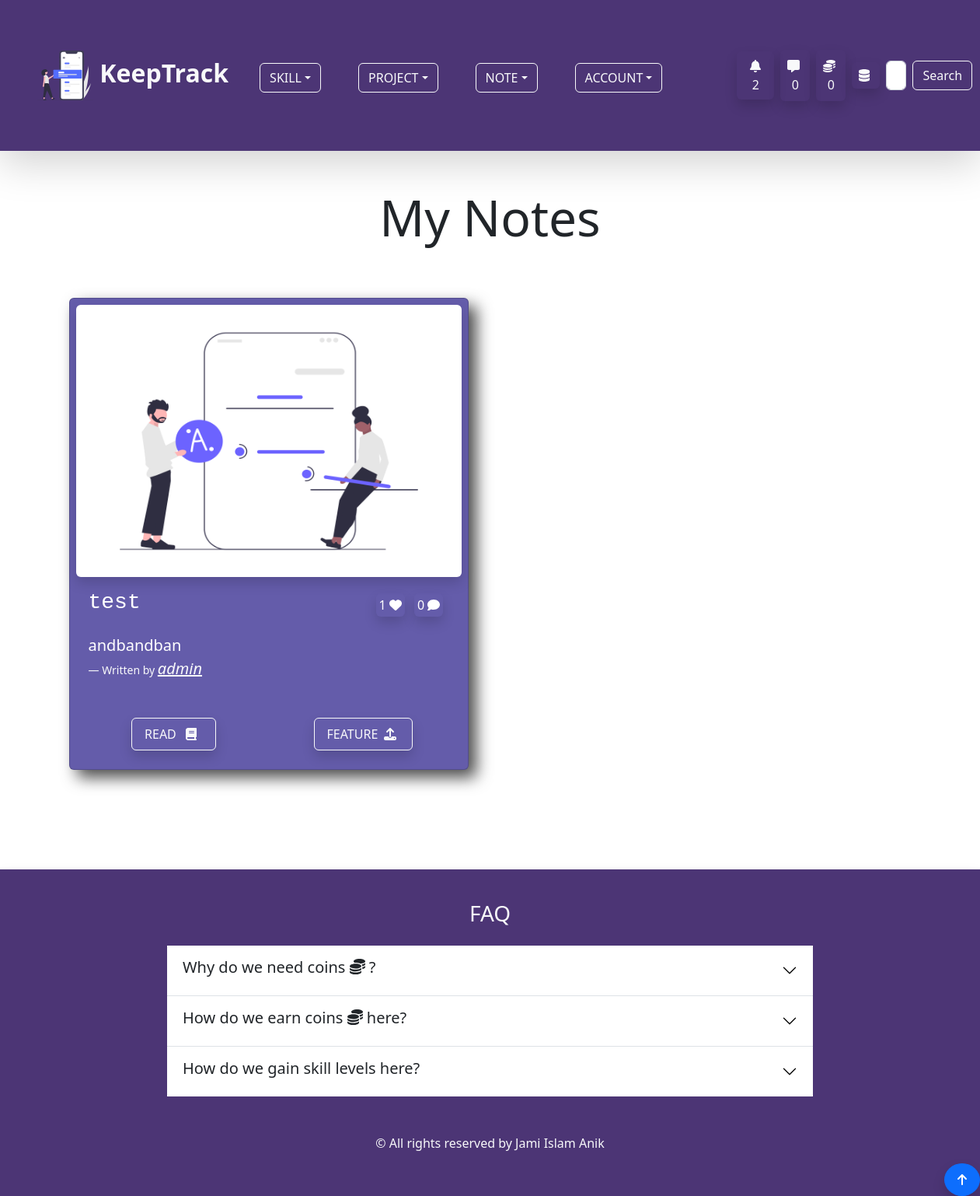
The page /note/ (signed in) on the database as committed earlier.
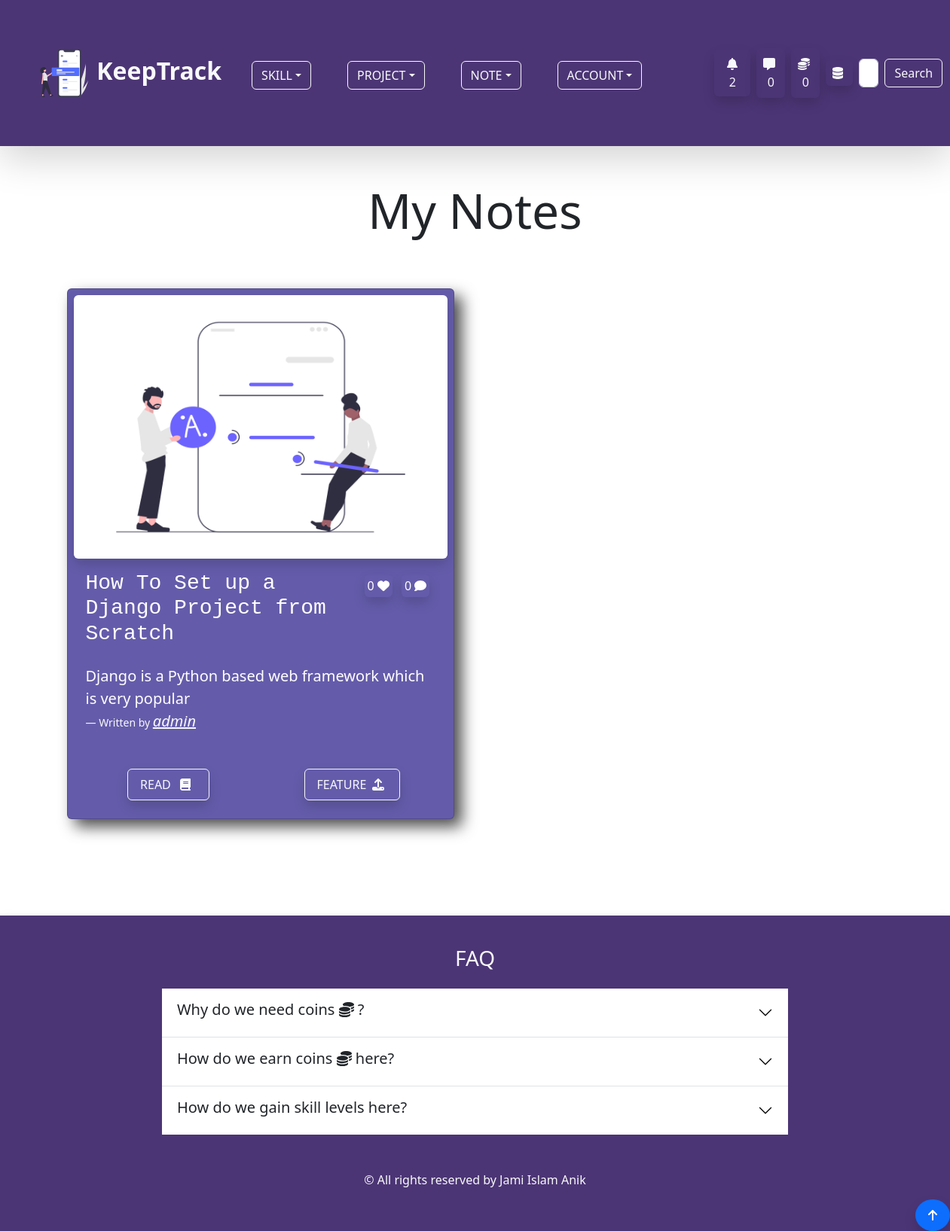
The same page on the database as committed later.
### account/models.py (models this page shows, shortened)
class Profile(models.Model):
    user = models.OneToOneField(User,on_delete=models.CASCADE,null=True,blank=True)
    profile_image = models.ImageField(null=True,blank=True,upload_to='keeptrack/images/',default = 'keeptrack/default_images/default_profile_i2ejjp.png')
    username = models.CharField(max_length=255)
    first_name = models.CharField(max_length=255,null=True,blank=True)
    last_name = models.CharField(max_length=255,null=True,blank=True)
    bio = models.TextField(max_length=1000,blank=True,null=True)
    email = models.EmailField(max_length=255,blank=True,null=True)
    portfolio_site = models.URLField(max_length=500,blank=True,null=True)
    facebook = models.URLField(max_length=2000,blank=True,null=True)
    linkedin = models.URLField(max_length=2000,blank=True,null=True)
    youtube = models.URLField(max_length=2000,blank=True,null=True)
    coin = models.IntegerField(default=100,null=True,blank=True)
    def __str__(self):
        return self.username

class Inbox(models.Model):
    owner = models.OneToOneField(Profile, on_delete=models.CASCADE)
    created_at = models.DateTimeField(auto_now_add=True)

### note/models.py (models this page shows)
class Note(models.Model):
    comment = GenericRelation(Comment)
    like = GenericRelation(Like)
    content_type = models.ForeignKey(ContentType, null=True, on_delete=models.SET_NULL)
    object_id = models.IntegerField()
    content_object = GenericForeignKey()
    owner = models.ForeignKey(Profile,on_delete=models.CASCADE)
    note_image = models.ImageField(null=True, blank =True, upload_to='keeptrack/images/')
    title = models.CharField(max_length=255)
    body = models.TextField()
    created_at = models.DateTimeField(auto_now_add=True)
    class Meta:
        ordering = ['-created_at']
    @property
    def slug_title(self):
        return slugify(self.title)

### note/views.py (the view, shortened to what this page needs)
# urls.py: path('',views.note_page,name="note-page"),
@login_required(login_url='login-page')
def note_page(request):
    owner = request.user.profile
    queryset = owner.note_set.all()
    context = {
        'queryset' : list(queryset),
    }
    return render(request,'note/note_page.html',context)

### note/templates/note/note_page.html (shortened to what this page needs)
{% extends 'base.html' %} {% load static %} {% block content %}
<div class="container">
  <h3 class="mb-5 display-3 text-center">My Notes</h3>
  {% if queryset %}
  <div class="row">
    {% for note in queryset %}
    <div class="col col-12 col-md-6">
      <div class="card p-2 mx-3 my-3" id="project-page-card">
        {% if note.note_image %}
        <img
          src="{{ note.note_image.url }}"
          class="img-fluid w-100 shadow rounded"
          id="note-image-h"
          alt="Note Image"
        />
        {% else %}
        <img
          src="{% static 'images/default_note.png' %}"
          class="img-fluid w-100 shadow rounded"
          id="note-image-h"
          alt="Note Image"
        />
        {% endif %}
        <div class="card-body text-white">
          <div class="row">
            <h3 class="col col-12 col-md-9 card-title font-monospace">{{ note.title }}</h3>
            <div class="col col-12 col-md-3 pb-2 pt-0 pt-md-2">
              <span class="p-1 mx-1 rounded shadow">{{ note.like.count }} <i class="fas fa-heart"></i></span>
              <span class="p-1 mx-1 rounded shadow">{{ note.comment.count }} <i class="fas fa-comment"></i></span>
            </div>
          </div>
          <figure class="py-1 py-md-3">
            <blockquote class="blockquote">
              <p class="lead">{{ note.body|slice:"60" }}
            </blockquote>
            <figcaption class="blockquote-footer text-light">Written by
              <a href="{% url 'account-page' note.owner.username %}" class="fs-5 text-light"><cite title="Source Title">{{ note.owner }}</cite></a>
            </figcaption>
          </figure>
          <div class="row">
          <div class="text-center col col-6">
            <a
              href="{% url 'single-note-page' note.id note.slug_title %}"
              class="btn btn-outline-light py-2 px-3 shadow"
              >READ
              <span><i class="fas fa-book px-2"></i></span>
            </a>
          </div>
          <div class="col col-6">
            <form action="" method="POST">
              <div class="text-center"><button type="submit" name="note-id" value="{{ note.id }}" class="btn btn-outline-light py-2 px-3 shadow" title="Featuring this note will cost you 50 coins.">FEATURE <span><i class="fas fa-upload px-1"></i></span> </button></div>
            </form>
          </div>
        </div>
        </div>
      </div>
    </div>
    {% endfor %}
  </div>
  {% else %}
  <p class="lead text-center">You do not have any note yet. Please add notes to your projects and skills to keep track of your progress.</p>
  {% endif %}
</div>
{% endblock %}

### templates/base.html (shortened to what this page needs)
{% load static %}
<!DOCTYPE html>
<html lang="en">
<head>
    <link rel="stylesheet" href="{% static 'css/all.css' %}">
    <link rel="stylesheet" href="{% static 'css/app.css' %}">
    <link rel="stylesheet" href="{% static 'css/bootstrap.min.css' %}">
</head>
<body class="position-relative">
    <a href="#top" class="btn btn-primary shadow py-2 px-3 position-fixed bottom-0 end-0 rounded-circle" style="z-index: 100;"><i class="fas fa-arrow-up"></i></a>
    {% include 'navbar.html' %}
    {% block content %}
    {% endblock %}
    <footer class=" py-4 shadow" id="custom-bg" style="margin-top: 7rem;">
        <div class="container p-3">
            <h3 class="mb-4 text-center text-light">FAQ</h3>
          <div class="accordion accordion-flush w-75 mx-auto" id="accordionFlushExample">
            <div class="accordion-item">
              <h2 class="accordion-header" id="flush-headingOne">
                <button class="accordion-button collapsed" type="button" data-bs-toggle="collapse" data-bs-target="#flush-collapseOne" aria-expanded="false" aria-controls="flush-collapseOne">
                  <h5>Why do we need coins <i class="fas fa-coins"></i> ?</h5>
                </button>
              </h2>
            </div>
            <div class="accordion-item">
              <h2 class="accordion-header" id="flush-headingTwo">
                <button class="accordion-button collapsed" type="button" data-bs-toggle="collapse" data-bs-target="#flush-collapseTwo" aria-expanded="false" aria-controls="flush-collapseTwo">
                  <h5>How do we earn coins <i class="fas fa-coins"></i> here?</h5>
                </button>
              </h2>
            </div>
            <div class="accordion-item">
              <h2 class="accordion-header" id="flush-headingThree">
                <button class="accordion-button collapsed" type="button" data-bs-toggle="collapse" data-bs-target="#flush-collapseThree" aria-expanded="false" aria-controls="flush-collapseThree">
                  <h5>How do we gain skill levels here?</h5>
                </button>
              </h2>
            </div>
          </div>
          <p class="text-center text-light mt-5 mb-3">© All rights reserved by Jami Islam Anik</p>
        </div>
      </footer>
</body>
</html>

### templates/navbar.html (shortened to what this page needs)
{% load static %}
<nav class="navbar navbar-expand-lg navbar-light mb-5 shadow-lg" id="custom-bg">
  <div class="container-fluid p-3 p-md-5">
    <a class="navbar-brand fs-2 text-light fw-bold" href="{% url 'home-page' %}">
      <img src="{% static 'svg/navicon.svg' %}" alt="icon" class=" bg-transparent"
        width="72" height="72">
      KeepTrack
    </a>
    <div class="collapse navbar-collapse" id="navbarSupportedContent">
      <ul class="navbar-nav me-auto mb-2 mb-lg-0 px-4 fs-3">
        {% if user.is_authenticated %}
        <li class="nav-item dropdown me-5 mb-3 mb-md-0">
          <button class="btn btn-outline-light dropdown-toggle text-uppercase" id="navbarWithDropdown"
            data-bs-toggle="dropdown" role="button" aria-expanded="false">Skill</button>
        </li>
        <li class="nav-item dropdown me-5 mb-3 mb-md-0">
          <button class="btn btn-outline-light dropdown-toggle text-uppercase" id="navbarWithDropdown"
            data-bs-toggle="dropdown" role="button" aria-expanded="false">Project</button>
        </li>
        <li class="nav-item dropdown me-5 mb-3 mb-md-0">
          <button class="btn btn-outline-light dropdown-toggle text-uppercase" id="navbarWithDropdown"
            data-bs-toggle="dropdown" role="button" aria-expanded="false">Note</button>
        </li>
        {% endif %}
        <li class="nav-item dropdown me-5 mb-3 mb-md-0">
          <button class="btn btn-outline-light dropdown-toggle text-uppercase" id="navbarWithDropdown"
            data-bs-toggle="dropdown" role="button" aria-expanded="false">Account</button>
        </li>
      </ul>
      {% if user.is_authenticated %}
      <button class="btn ms-4 me-2 shadow text-light" data-bs-toggle="modal"
                    data-bs-target="#notificationModal"><span class="ps-1"><i class="fas fa-bell fa-bounce pe-1"></i>
                      {{ user.profile.notification_set.count }}
                    </span>
                </button>
      <a href="{% url 'inbox-page' %}" class="btn text-light p-2 me-2 shadow rounded my-2"><i class="fas fa-message fa-bounce pe-1"></i>{{ user.profile.inbox.message_set.count }} </a>
      <a href="{% url 'note-page' %}" class="btn text-light p-2 me-2 shadow rounded my-2"><i class="fas fa-coins fa-bounce pe-1"></i>{{ user.profile.coin }} </a>
      {% if user.is_superuser %}
      <a href="{% url 'dashboard' %}" class="btn text-light p-1 px-2 me-2 shadow rounded my-2"><i class="fas fa-database fa-bounce pe-1"></i></a>
      {% endif %}
      {% endif %}
      <form class="d-flex my-2" method="POST" action="{% url 'home-page' %}">
        <input class="form-control me-2" type="search" placeholder="Search Users by username..." aria-label="Search" name="searched">
        <button class="btn btn-outline-light" type="submit">Search</button>
      </form>
    </div>
  </div>
</nav>

### static/css/app.css (style rules this page uses)
#custom-bg { background-color: #4C3575; }
#project-page-card { background-color: #645CAA; box-shadow: 10px 10px 20px rgb(0, 0, 0 , 0.7); }
#note-image-h { height: 350px; }

Rows that differ between the two databases and show on the page:
removed Note: title "test", like.count "1", comment.count "0", body "andbandban", owner "admin"
added Note: title "How To Set up a Django Project from Scratch", like.count "0", comment.count "0", body "Django is a Python based web framework which is very popular", owner "admin"
